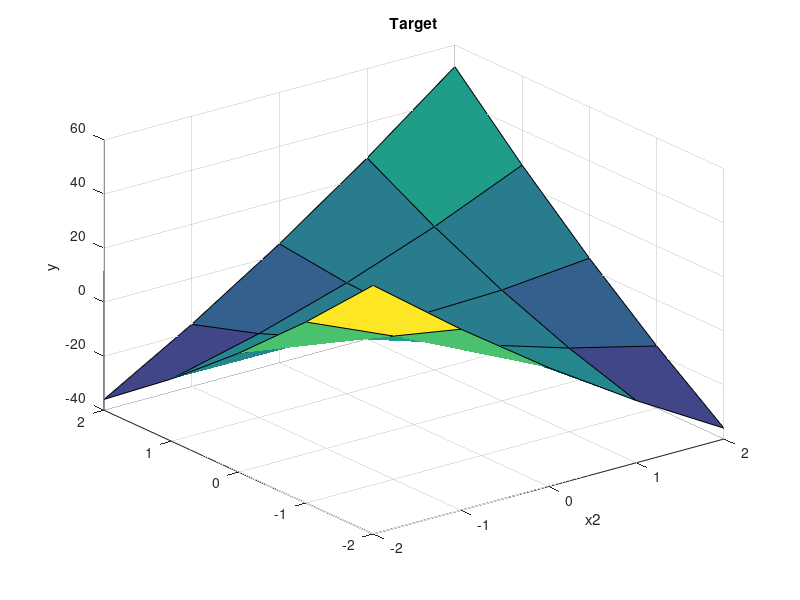

This chart was generated by the following MATLAB code:
% % Получение Input и Target значений
n = 5; 
x1 = -2 : 1 : 2; 
x2 = -2 : 1 : 2; 
y = zeros(n, n); 
s = 0;
Input = zeros(2, 25); 
Target = zeros(1, 25); 
for j = 1 : n
    for i = 1 : n
    y(j, i) = (x1(j)^2) + (x2(i)^2) + (11 * x1(j) * x2(i)); 
    s = s + 1;
    Input(1, s) = x1(j); 
    Input(2, s) = x2(i);
    Target(1, s) = (x1(j)^2) + (x2(i)^2) + (11 * x1(j) * x2(i));
end
end 
Input
Target
surf(x1,x2,y)
xlabel('x1')
xlabel('x2')
zlabel('y')
title('Target')

Target = [52 27 4 -17 -36 27 13 1 -9 -17 4 1 0 1 4 -17 -9 1 13 27 -36 -17 4 27 52]
Output = [51.9975 27.2332 4.0012 -17.1568 -35.9984 27.0055 12.9975 0.95677 -8.9973 -17.0026 3.9974 0.98719 0.0042075 1.0272 4.0058 -17.1104 -8.9905 1.0549 12.9944 27.0031 -35.9925 -16.9999 4.0633 27.0092 51.9993]

s1 = 0;
s2 = 0;
for (i = 1 : 25)
   s1 = s1 + ((Target(i) - Output(i))^2);
   s2 = s2 + (Target(i)^2);
end
s1 = s1^(1 / 2);
d = s1 / (s2^(1 / 2));
ans = d


